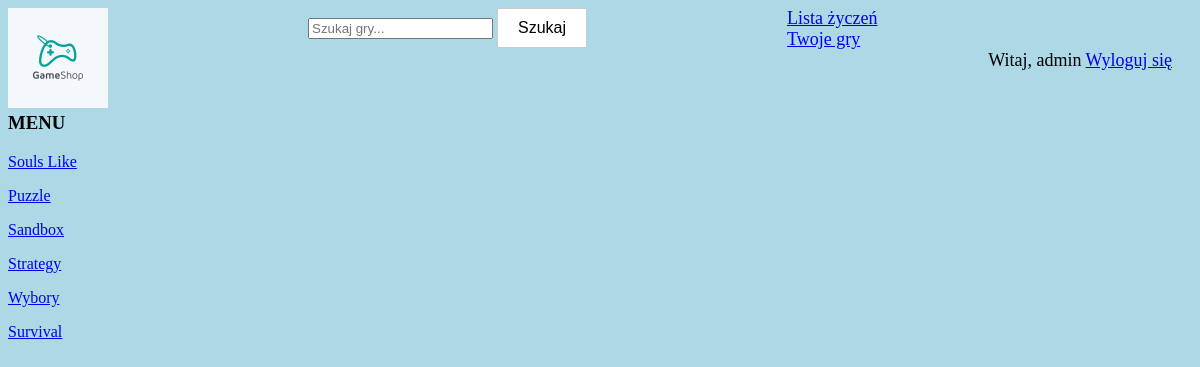
The app's page /gatunek/4/ (signed in) with its own data.
### Gry/models.py (models this page shows, shortened)
class Gatunek(models.Model):
    nazwa = models.CharField(max_length=100)
    class Meta:
        verbose_name = "Gatunek"
        verbose_name_plural = "Gatunki"

### Gry/views.py (the view)
# urls.py: path('gatunek/<id>/', gatunek, name='gatunek'),
@login_required(login_url='login')
def gatunek(request, id):
    gatunek_user = Gatunek.objects.get(pk=id)
    gatunek_gra = Gry.objects.filter(gatunek=gatunek_user)
    gatunki = Gatunek.objects.all()
    dane = {'gatunek_user': gatunek_user,
            'gatunek_gra': gatunek_gra,
            'gatunki': gatunki}
    return render(request, 'gatunek_gra.html', dane)

### Gry/templates/gatunek_gra.html (shortened to what this page needs)
    {% extends 'szablon.html' %}

### Gry/templates/szablon.html (shortened to what this page needs)
<!DOCTYPE html>
<html lang="pl">
{% load static %}
<link rel="stylesheet" href="{% static 'style.css' %}">
<head>
</head>
<body>
<div class="header">
    <div class="h_component"><img src="{% static 'logo.jpg' %}" width="100" height=100"></div>
    <div class="h_component">
        <form action="{% url 'search'%}" method="get">
            <input type="text" name="q" placeholder="Szukaj gry...">
            <button type="submit">Szukaj</button>
        </form>
    </div>
    <div class="h_component">
    <span id="wishlist-msg">
        <a href="{% url 'my_wish_games' %}">Lista życzeń</a>
    </span>
    </div>
    <div class="h_component">
    <span id="games-msg">
        <a href="{% url 'my_games' %}">Twoje gry</a>
    </span>
    </div>
    <span id="hello-msg">
        Witaj, {{request.user}}
        <a href="{% url 'logout' %}">Wyloguj się</a>
    </span>
</div>
<div style="clear:both">
    <h3> MENU </h3>
    {% for gat in gatunki %}
    <p><a href="/gatunek/{{ gat.id }}"> {{ gat.nazwa }}</a></p>
    {% endfor %}
</div>
</body>
</html>

### Gry/static/style.css (style rules this page uses)
body { background-color: lightblue; color: black; font-family: verdana; }
.h_component { float: left; padding-right: 200px; }
#hello-msg { float: right; font-size: 18px; padding-right: 20px; }
#games-msg { float: right; font-size: 18px; padding-right: 20px; }
#wishlist-msg { float: right; font-size: 18px; padding-right: 20px; }
button { background-color: #ffffff; border: 1px solid #cccccc; padding: 10px 20px; font-size: 16px; cursor: pointer; }

### records on screen
Gatunek: nazwa "Souls Like"
Gatunek: nazwa "Puzzle"
Gatunek: nazwa "Sandbox"
Gatunek: nazwa "Strategy"
Gatunek: nazwa "Wybory"
Gatunek: nazwa "Survival"

### other values on screen
{{ request.user }} "admin"
